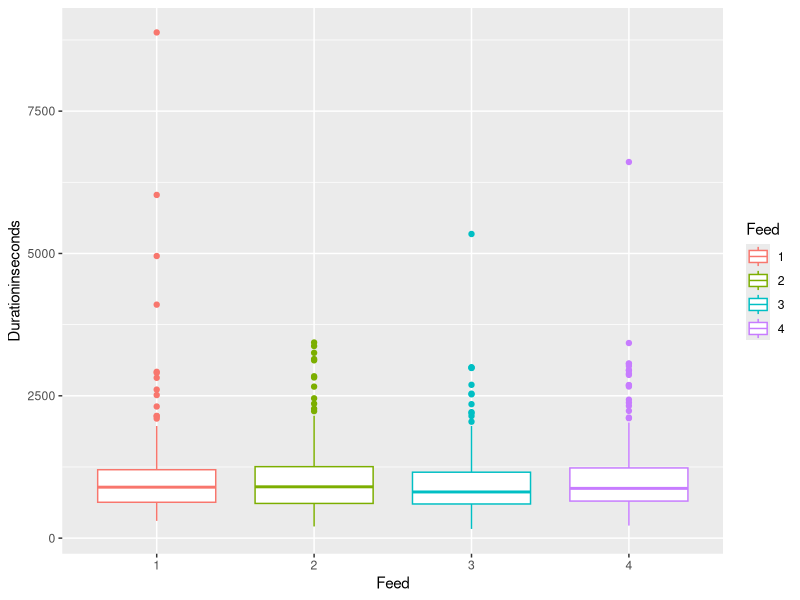
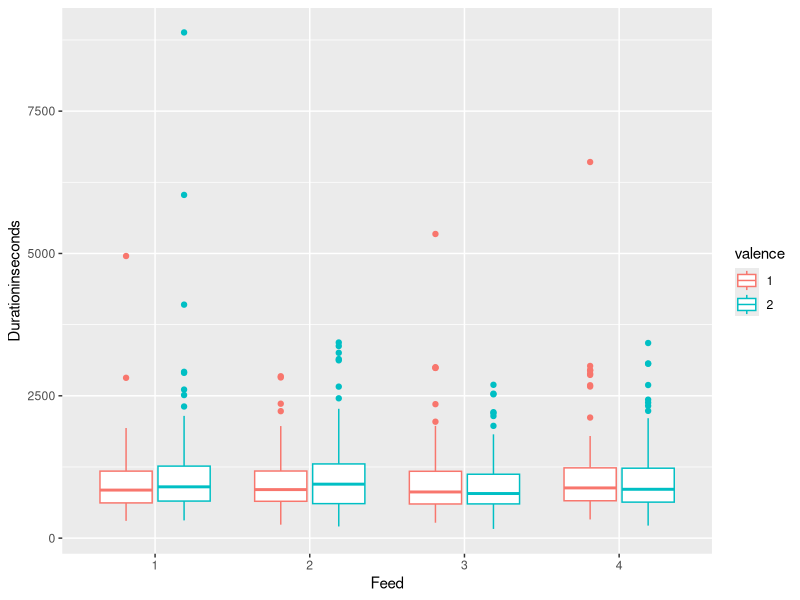
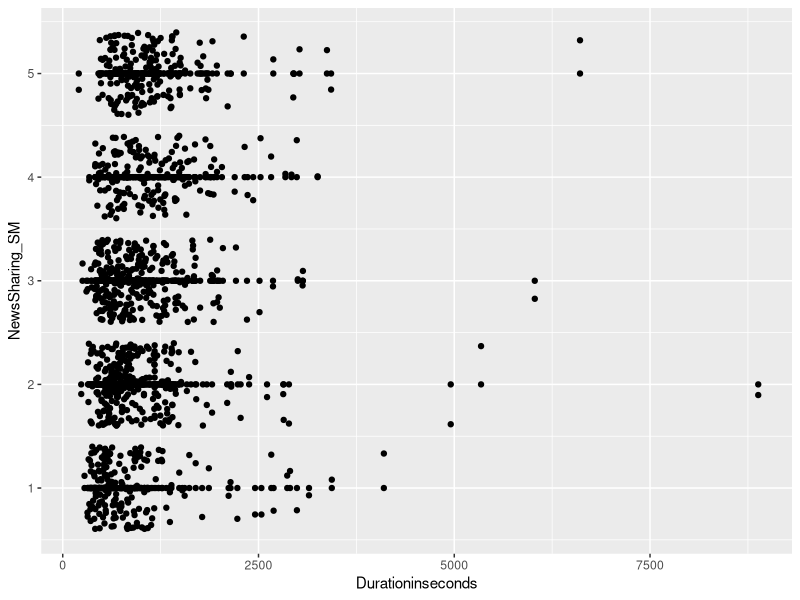
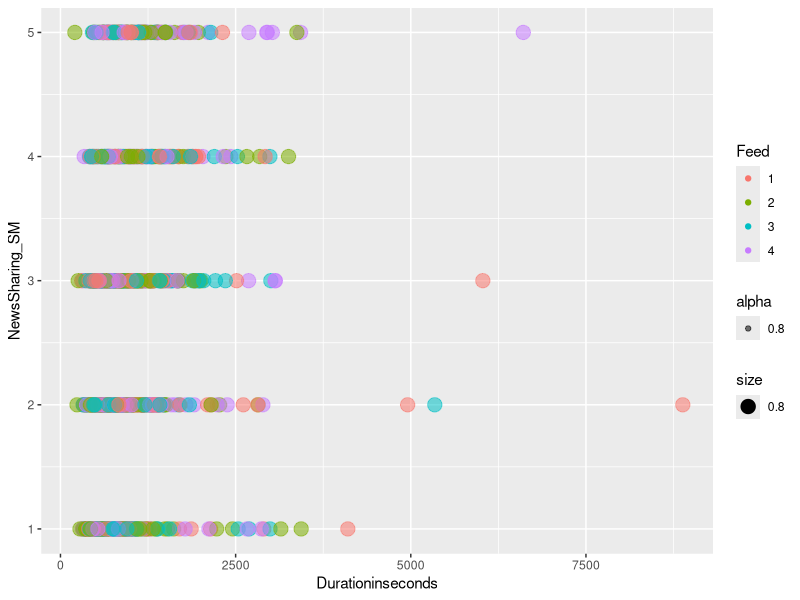
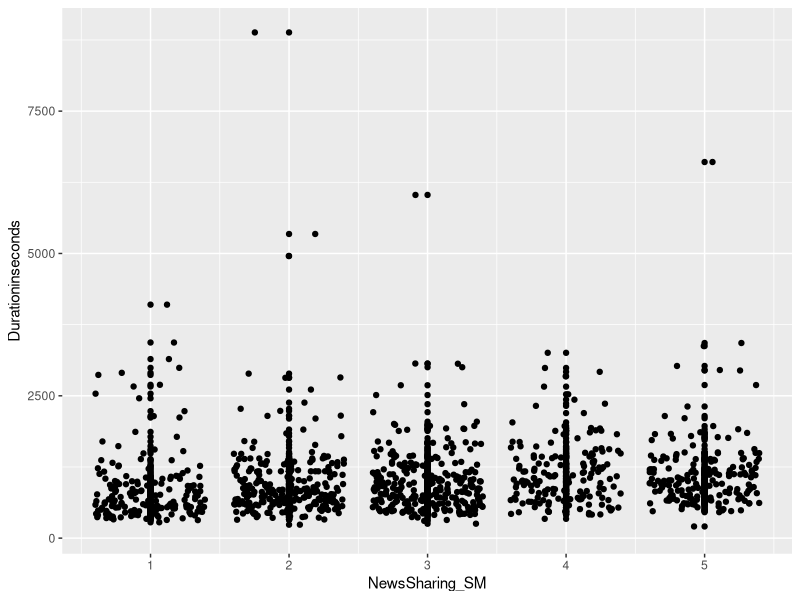
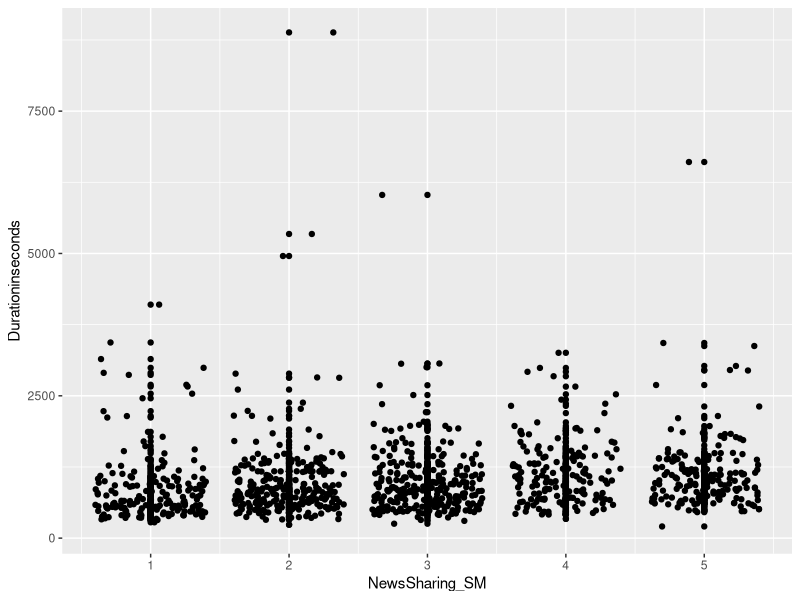
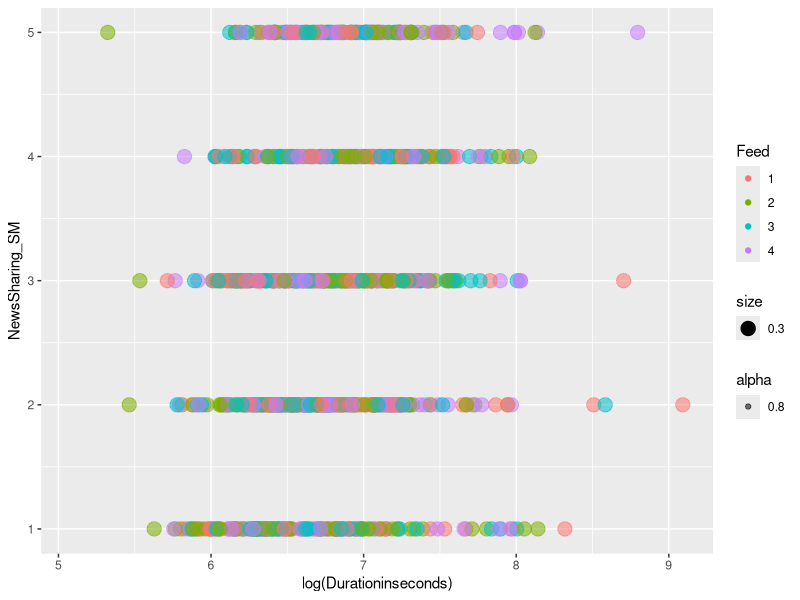
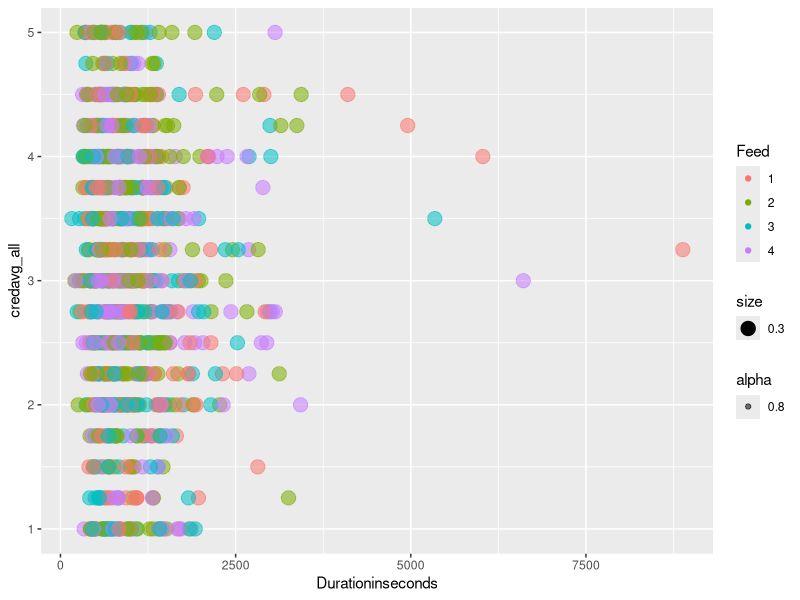

R code for these plots, in order:
## ---- chunk 1
knitr::opts_chunk$set(echo = TRUE)
## ---- chunk 2
library(readr)
library(dplyr)
library(car)
library(ggplot2)
library(gridExtra)
## ---- chunk 3
CNdata_filtered_120123 <- read_csv("CNdata_filtered_120123.csv")
ENdata_filtered_110123 <- read_csv("ENdata_filtered_110123.csv")
## ---- chunk 4
#Chinese data, renaming/changing data types to factors
CNdata_filtered_120123$Feed <- CNdata_filtered_120123$feed_typefour
CNdata_filtered_120123$Feed <- as.factor(CNdata_filtered_120123$Feed)
CNdata_filtered_120123$valence <- as.factor(CNdata_filtered_120123$valence)

#Chinese data, selecting relevant variables
Data_CN <- CNdata_filtered_120123 |> 
  dplyr::select(Feed,valence,credavg_all,nwavg_all,share_all,NewsSharing_SM,NewsCred_SM,AI_acceptance,GenTech_op,gender,age) |> 
  mutate(Group = 1)

#English data, adding/renaming relevant variables
ENdata_filtered_110123$NewsCred_SM <- unlist(ENdata_filtered_110123[,255])#rename to match CN data

#English data, selecting relevant variables
Data_EN <-ENdata_filtered_110123 |> 
  dplyr::mutate(valence = feed_valence) |>
  dplyr::mutate(Feed = feedtype_four) |> 
  dplyr::select(Feed,valence,credavg_all,nwavg_all,share_all,NewsSharing_SM,NewsCred_SM,AI_acceptance,GenTech_op,gender,age) |> 
  mutate(Group = 0)

#English data, changing data types to factors
Data_EN$Feed <- as.factor(Data_EN$Feed)
Data_EN$valence <- as.factor(Data_EN$valence)

#one dataframe, Group (1 = Chinese 0 = American)
Data <- rbind(Data_CN,Data_EN)
Data$Group <- as.factor(Data$Group)

#fixing age and gender
Data$age <- 2024 - Data$age
Data$gender <- as.factor(Data$gender)
## ---- chunk 5
#Chinese data, renaming/changing data types to factors
CNdata_filtered_120123$Feed <- CNdata_filtered_120123$feed_typefour
CNdata_filtered_120123$Feed <- as.factor(CNdata_filtered_120123$Feed)
CNdata_filtered_120123$valence <- as.factor(CNdata_filtered_120123$valence)

#Chinese data, selecting relevant variables
Data_CN <- CNdata_filtered_120123 |> 
  dplyr::select(Feed,valence,credavg_all,nwavg_all,share_all,Finished,ResponseId,
                NewsSharing_SM,NewsCred_SM,AI_acceptance,GenTech_op,gender,age,Durationinseconds,
                Timer1_ClickCount,Timer1_FirstClick,Timer1_LastClick,Timer1_PageSubmit,
                Timer2_ClickCount,Timer2_FirstClick,Timer2_LastClick,Timer2_PageSubmit,
                Timer3_ClickCount,Timer3_FirstClick,Timer3_LastClick,Timer3_PageSubmit,
                Timer4_ClickCount,Timer4_FirstClick,Timer4_LastClick,Timer4_PageSubmit,
                Timer5_ClickCount,Timer5_FirstClick,Timer5_LastClick,Timer5_PageSubmit,
                Timer6_ClickCount,Timer6_FirstClick,Timer6_LastClick,Timer6_PageSubmit,
                Timer7_ClickCount,Timer7_FirstClick,Timer7_LastClick,Timer7_PageSubmit,
                Timer8_ClickCount,Timer8_FirstClick,Timer8_LastClick,Timer8_PageSubmit) |> 
  mutate(Group = 1)

#English data, adding/renaming relevant variables
ENdata_filtered_110123$NewsCred_SM <- unlist(ENdata_filtered_110123[,255])#rename to match CN data

#English data, selecting relevant variables
Data_EN <-ENdata_filtered_110123 |> 
  dplyr::mutate(valence = feed_valence) |>
  dplyr::mutate(Feed = feedtype_four) |> 
  dplyr::select(Feed,valence,credavg_all,nwavg_all,share_all,Finished,ResponseId,
                NewsSharing_SM,NewsCred_SM,AI_acceptance,GenTech_op,gender,age,Durationinseconds,
                Timer1_ClickCount,Timer1_FirstClick,Timer1_LastClick,Timer1_PageSubmit,
                Timer2_ClickCount,Timer2_FirstClick,Timer2_LastClick,Timer2_PageSubmit,
                Timer3_ClickCount,Timer3_FirstClick,Timer3_LastClick,Timer3_PageSubmit,
                Timer4_ClickCount,Timer4_FirstClick,Timer4_LastClick,Timer4_PageSubmit,
                Timer5_ClickCount,Timer5_FirstClick,Timer5_LastClick,Timer5_PageSubmit,
                Timer6_ClickCount,Timer6_FirstClick,Timer6_LastClick,Timer6_PageSubmit,
                Timer7_ClickCount,Timer7_FirstClick,Timer7_LastClick,Timer7_PageSubmit,
                Timer8_ClickCount,Timer8_FirstClick,Timer8_LastClick,Timer8_PageSubmit) |> 
  mutate(Group = 0)

#English data, changing data types to factors
Data_EN$Feed <- as.factor(Data_EN$Feed)
Data_EN$valence <- as.factor(Data_EN$valence)

#one dataframe, Group (1 = Chinese 0 = American)
Data <- rbind(Data_CN,Data_EN)
Data$Group <- as.factor(Data$Group)

#fixing age and gender
Data$age <- 2024 - Data$age
Data$gender <- as.factor(Data$gender)
## ---- chunk 6
# 3b.i  Does the amount of time spent on the condition (newsfeed) affect the dependent variables (credibility, newsworthiness, shareworthiness)? 

#First,create the 8 unique groups
Data$Feed <- as.numeric(Data$Feed) #making it numeric temporarily to create new variable
Data$Eight <- ifelse(Data$valence==1,Data$Feed,0)
Data$Eight <- as.numeric(Data$Eight) #also numeric temporarily
Data$Eight <- ifelse(Data$valence==2,Data$Feed+4,Data$Eight)

#Returning the two to factors
Data$Feed <- as.factor(Data$Feed)
Data$Eight <- as.factor(Data$Eight)

#Assuming Duration in seconds = best measurement and the top 3 are inactivities, then filter them out?
# Data <- Data |> filter(Durationinseconds < 3601) #max is then 10718 sec = ~3 hrs?

# boxFeed <- ggplot(Data, aes(x=share_all))+geom_violin()+coord_flip()+facet_wrap(~Feed)
# boxFeed <- ggplot(Data, aes(x=credavg_all))+geom_boxplot()+coord_flip()+facet_wrap(~Feed)
# boxFeed <- ggplot(Data, aes(x=nwavg_all))+geom_boxplot()+coord_flip()+facet_wrap(~Feed)

# 3b.ii   Interaction effect: Does a) content types (news, memes, activism, ads) and/or b) valence of news (pos / neg) mediate the effect of credibility (e..g) and time spent on stimuli?
## ---- chunk 7
Data <- Data |> filter(is.na(Feed)==FALSE)
ggplot(Data, aes(Feed,Durationinseconds))+geom_boxplot(aes(color=Feed))
ggplot(Data, aes(Feed,Durationinseconds))+geom_boxplot(aes(color=valence))
ggplot(Data,aes(Durationinseconds,NewsSharing_SM))+geom_point()+geom_jitter()
ggplot(Data,aes(Durationinseconds,NewsSharing_SM))+geom_point(aes(color=Feed,size=0.8,alpha=.8))
ggplot(Data,aes(Durationinseconds,NewsSharing_SM))+geom_point()+geom_jitter()+coord_flip()
ggplot(Data,aes(Durationinseconds,NewsSharing_SM))+geom_point()+geom_jitter()+coord_flip()
ggplot(Data,aes(log(Durationinseconds),NewsSharing_SM))+geom_point(aes(size=0.3,alpha=0.8,color=Feed))
ggplot(Data,aes(Durationinseconds,credavg_all))+geom_point(aes(size=0.3,alpha=0.8,color=Feed))
## ---- chunk 8
#sample thresholds
Time_TwentyMin <- 1200 #seconds
Time_ThirtyMin <- 1800 #seconds
Time_FortyMin <- 2400 #seconds
Time_Hour <- 3600 #seconds
# ------------------------------------
Data_CN <- Data_CN |> # Chinese
  mutate(Twenty_Min_Less = ifelse(Durationinseconds <= Time_TwentyMin,1,0)) |> # Less than or equal to 20 Min
  mutate(Twenty_Min_Plus = ifelse(Durationinseconds > Time_TwentyMin,1,0)) |> # Greater than 20 min
  mutate(Thirty_Min_Plus = ifelse(Durationinseconds > Time_ThirtyMin,1,0)) |> # Greater than 30 min
  mutate(Forty_Min_Plus = ifelse(Durationinseconds > Time_FortyMin,1,0)) |> # Greater than 40 min
  mutate(Hour_Plus = ifelse(Durationinseconds > Time_Hour,1,0)) # Greater than 1 hour

Data_EN <- Data_EN |> # English
  mutate(Twenty_Min_Less = ifelse(Durationinseconds <= Time_TwentyMin,1,0)) |> # Less than or equal to 20 Min
  mutate(Twenty_Min_Plus = ifelse(Durationinseconds > Time_TwentyMin,1,0)) |> # Greater than 20 min
  mutate(Thirty_Min_Plus = ifelse(Durationinseconds > Time_ThirtyMin,1,0)) |> # Greater than 30 min
  mutate(Forty_Min_Plus = ifelse(Durationinseconds > Time_FortyMin,1,0)) |> # Greater than 40 min
  mutate(Hour_Plus = ifelse(Durationinseconds > Time_Hour,1,0)) # Greater than 1 hour

# tried making the following two blocks cleaner using lapply but idk why no work
Data_CN$Twenty_Min_Less <- as.factor(Data_CN$Twenty_Min_Less)
Data_CN$Twenty_Min_Plus <- as.factor(Data_CN$Twenty_Min_Plus)
Data_CN$Thirty_Min_Plus <- as.factor(Data_CN$Thirty_Min_Plus)
Data_CN$Forty_Min_Plus <- as.factor(Data_CN$Forty_Min_Plus)
Data_CN$Hour_Plus <- as.factor(Data_CN$Hour_Plus)

Data_EN$Twenty_Min_Less <- as.factor(Data_EN$Twenty_Min_Less)
Data_EN$Twenty_Min_Plus <- as.factor(Data_EN$Twenty_Min_Plus)
Data_EN$Thirty_Min_Plus <- as.factor(Data_EN$Thirty_Min_Plus)
Data_EN$Forty_Min_Plus <- as.factor(Data_EN$Forty_Min_Plus)
Data_EN$Hour_Plus <- as.factor(Data_EN$Hour_Plus)


#plots Chinese
Plot_Under_20_CN <- ggplot(Data_CN,aes(Twenty_Min_Less)) +
  geom_bar(aes(fill=Twenty_Min_Less))+
  labs(title="Amount of people who spent less than 20 minutes on the trial",x="Group",y="Count")+
  scale_fill_hue(labels=c("Less than 20","20 or more"))+
  theme(legend.title = element_blank())

Plot_Over_20_CN <- ggplot(Data_CN,aes(Twenty_Min_Plus)) +
  geom_bar(aes(fill=Twenty_Min_Less))+
  labs(title="Amount of people who spent 20 or more minutes on the trial",x="Group",y="Count")+
  scale_fill_hue(labels=c("20 or more","Less than 20"))+
  theme(legend.title = element_blank())

Plot_Over_30_CN <- ggplot(Data_CN,aes(Thirty_Min_Plus)) +
  geom_bar(aes(fill=Thirty_Min_Plus))+
  labs(title="Amount of people who spent more than 30 minutes on the trial",x="Group",y="Count")+
  scale_fill_hue(labels=c("Under 30","Over 30"))+
  theme(legend.title = element_blank())

Plot_Over_40_CN <- ggplot(Data_CN,aes(Forty_Min_Plus)) +
  geom_bar(aes(fill=Forty_Min_Plus))+
  labs(title="Amount of people who spent more than 40 minutes on the trial",x="Group",y="Count")+
  scale_fill_hue(labels=c("Under 40","Over 40"))+
  theme(legend.title = element_blank())

Plot_Over_Hour_CN <- ggplot(Data_CN,aes(Hour_Plus)) +
  geom_bar(aes(fill=Hour_Plus))+
  labs(title="Amount of people who spent more than 1 hour on the trial",x="Group",y="Count")+
  scale_fill_hue(labels=c("Over 1 Hour","Not over 1 Hour"))+
  theme(legend.title = element_blank())


Plot_Under_20_CN
Plot_Over_20_CN
Plot_Over_30_CN
Plot_Over_40_CN
Plot_Over_Hour_CN

#--------------------------------------------------
#plots english
Plot_Under_20_EN <- ggplot(Data_EN,aes(Twenty_Min_Less)) +
  geom_bar(aes(fill=Twenty_Min_Less))+
  labs(title="Amount of people who spent less than 20 minutes on the trial",x="Group",y="Count")+
  scale_fill_hue(labels=c("Less than 20","20 or more"))+
  theme(legend.title = element_blank())

Plot_Over_20_EN <- ggplot(Data_EN,aes(Twenty_Min_Plus)) +
  geom_bar(aes(fill=Twenty_Min_Less))+
  labs(title="Amount of people who spent 20 or more minutes on the trial",x="Group",y="Count")+
  scale_fill_hue(labels=c("20 or more","Less than 20"))+
  theme(legend.title = element_blank())

Plot_Over_30_EN <- ggplot(Data_EN,aes(Thirty_Min_Plus)) +
  geom_bar(aes(fill=Thirty_Min_Plus))+
  labs(title="Amount of people who spent more than 30 minutes on the trial",x="Group",y="Count")+
  scale_fill_hue(labels=c("Under 30","Over 30"))+
  theme(legend.title = element_blank())

Plot_Over_40_EN <- ggplot(Data_EN,aes(Forty_Min_Plus)) +
  geom_bar(aes(fill=Forty_Min_Plus))+
  labs(title="Amount of people who spent more than 40 minutes on the trial",x="Group",y="Count")+
  scale_fill_hue(labels=c("Under 40","Over 40"))+
  theme(legend.title = element_blank())

Plot_Over_Hour_EN <- ggplot(Data_EN,aes(Hour_Plus)) +
  geom_bar(aes(fill=Hour_Plus))+
  labs(title="Amount of people who spent more than 1 hour on the trial",x="Group",y="Count")+
  scale_fill_hue(labels=c("Under 1 hour","Over 1 Hour"))+
  theme(legend.title = element_blank())


Plot_Under_20_EN
Plot_Over_20_EN
Plot_Over_30_EN
Plot_Over_40_EN
Plot_Over_Hour_EN

# Data$Twenty_Min_Plus <- ifelse(Data$Durationinseconds>timethresh,1,0) would use this to make it for the overall dataset
